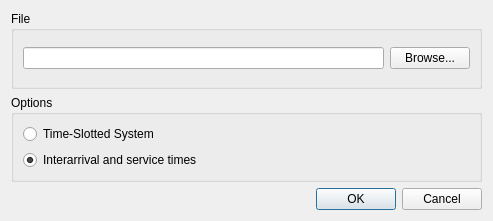
<ui version="4.0" >
 <class>ImportModelDialog</class>
 <widget class="QDialog" name="ImportModelDialog" >
  <property name="geometry" >
   <rect>
    <x>0</x>
    <y>0</y>
    <width>493</width>
    <height>221</height>
   </rect>
  </property>
  <property name="windowTitle" >
   <string>Dialog</string>
  </property>
  <layout class="QVBoxLayout" >
   <item>
    <widget class="QGroupBox" name="groupBox" >
     <property name="title" >
      <string>File</string>
     </property>
     <layout class="QVBoxLayout" >
      <property name="spacing" >
       <number>6</number>
      </property>
      <property name="leftMargin" >
       <number>9</number>
      </property>
      <property name="topMargin" >
       <number>9</number>
      </property>
      <property name="rightMargin" >
       <number>9</number>
      </property>
      <property name="bottomMargin" >
       <number>9</number>
      </property>
      <item>
       <layout class="QHBoxLayout" >
        <property name="spacing" >
         <number>6</number>
        </property>
        <property name="leftMargin" >
         <number>0</number>
        </property>
        <property name="topMargin" >
         <number>0</number>
        </property>
        <property name="rightMargin" >
         <number>0</number>
        </property>
        <property name="bottomMargin" >
         <number>0</number>
        </property>
        <item>
         <widget class="QLineEdit" name="pathEdit" />
        </item>
        <item>
         <widget class="QPushButton" name="browseButton" >
          <property name="text" >
           <string>Browse...</string>
          </property>
         </widget>
        </item>
       </layout>
      </item>
     </layout>
    </widget>
   </item>
   <item>
    <widget class="QGroupBox" name="groupBox_2" >
     <property name="title" >
      <string>Options</string>
     </property>
     <layout class="QVBoxLayout" >
      <property name="spacing" >
       <number>6</number>
      </property>
      <property name="leftMargin" >
       <number>9</number>
      </property>
      <property name="topMargin" >
       <number>9</number>
      </property>
      <property name="rightMargin" >
       <number>9</number>
      </property>
      <property name="bottomMargin" >
       <number>9</number>
      </property>
      <item>
       <widget class="QRadioButton" name="radioTimeslotted" >
        <property name="text" >
         <string>Time-Slotted System</string>
        </property>
        <property name="checked" >
         <bool>false</bool>
        </property>
       </widget>
      </item>
      <item>
       <widget class="QRadioButton" name="radioInterarrival" >
        <property name="text" >
         <string>Interarrival and service times</string>
        </property>
        <property name="checked" >
         <bool>true</bool>
        </property>
       </widget>
      </item>
     </layout>
    </widget>
   </item>
   <item>
    <widget class="QDialogButtonBox" name="buttonBox" >
     <property name="orientation" >
      <enum>Qt::Horizontal</enum>
     </property>
     <property name="standardButtons" >
      <set>QDialogButtonBox::Cancel|QDialogButtonBox::NoButton|QDialogButtonBox::Ok</set>
     </property>
     <property name="centerButtons" >
      <bool>false</bool>
     </property>
    </widget>
   </item>
  </layout>
 </widget>
 <resources/>
 <connections>
  <connection>
   <sender>buttonBox</sender>
   <signal>accepted()</signal>
   <receiver>ImportModelDialog</receiver>
   <slot>accept()</slot>
   <hints>
    <hint type="sourcelabel" >
     <x>248</x>
     <y>254</y>
    </hint>
    <hint type="destinationlabel" >
     <x>157</x>
     <y>274</y>
    </hint>
   </hints>
  </connection>
  <connection>
   <sender>buttonBox</sender>
   <signal>rejected()</signal>
   <receiver>ImportModelDialog</receiver>
   <slot>reject()</slot>
   <hints>
    <hint type="sourcelabel" >
     <x>316</x>
     <y>260</y>
    </hint>
    <hint type="destinationlabel" >
     <x>286</x>
     <y>274</y>
    </hint>
   </hints>
  </connection>
 </connections>
</ui>
